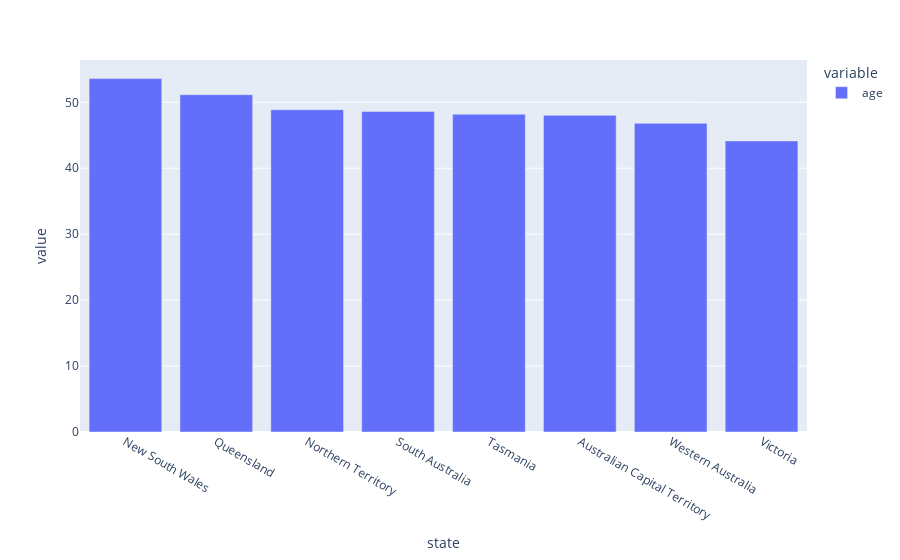

This figure's notebook cell:
### Code cell
px.bar(spoc.groupby(['state'])[['age']].mean().sort_values(by='age',ascending = False))

### Figure 1 — Plotly figure (JSON) as saved in the notebook; plotly's stock layout.template omitted (floating-point values rounded to 4 significant figures)
{"data": [{"alignmentgroup": "True", "hovertemplate": "variable=age<br>state=%{x}<br>value=%{y}<extra></extra>", "legendgroup": "age", "marker": {"color": "#636efa", "pattern": {"shape": ""}}, "name": "age", "offsetgroup": "age", "orientation": "v", "showlegend": true, "textposition": "auto", "type": "bar", "x": ["New South Wales", "Queensland", "Northern Territory", "South Australia", "Tasmania", "Australian Capital Territory", "Western Australia", "Victoria"], "xaxis": "x", "y": [53.59, 51.15, 48.88, 48.59, 48.19, 48.02, 46.8, 44.14], "yaxis": "y"}], "layout": {"barmode": "relative", "legend": {"title": {"text": "variable"}, "tracegroupgap": 0}, "margin": {"t": 60}, "xaxis": {"anchor": "y", "domain": [0, 1], "title": {"text": "state"}}, "yaxis": {"anchor": "x", "domain": [0, 1], "title": {"text": "value"}}}}
